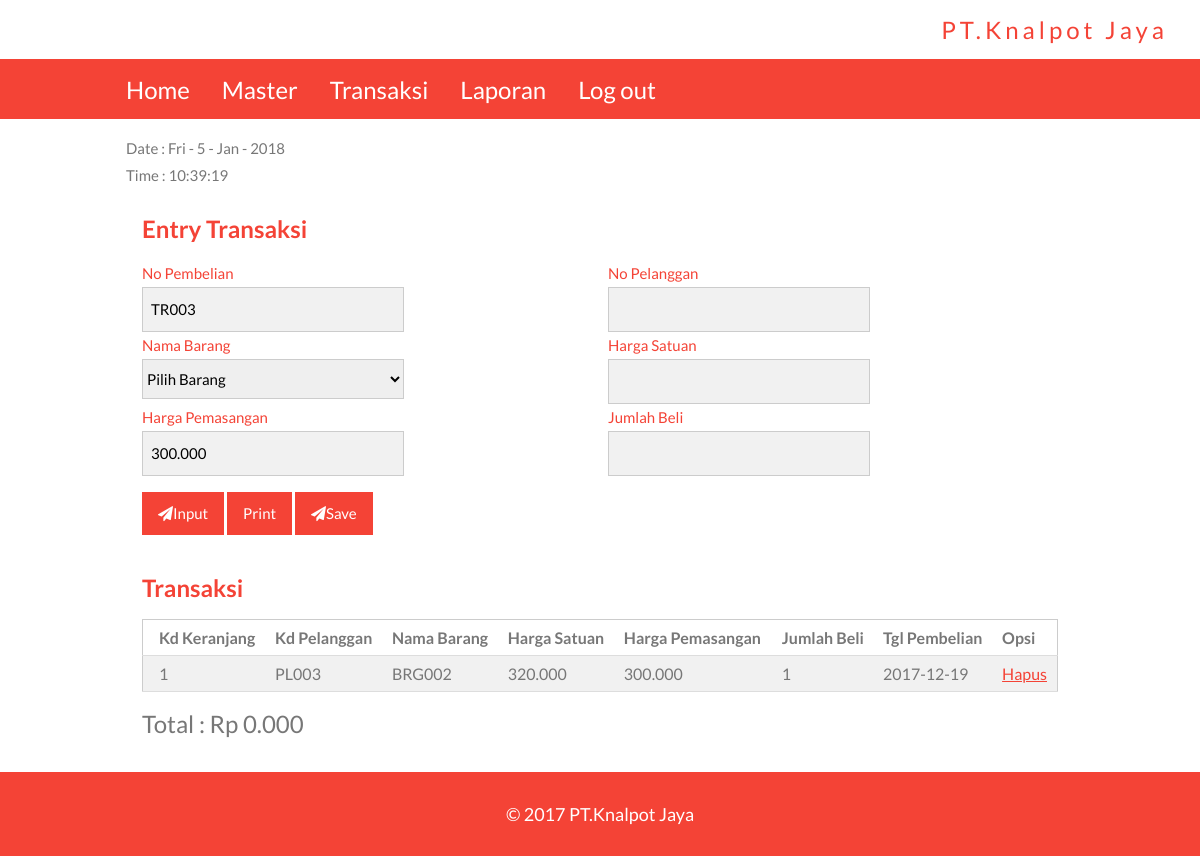
/transaksi2.php, run on the app's committed database.
### tables this page shows
CREATE TABLE `keranjang` (
  `kd_keranjang` int(11) NOT NULL,
  `kd_pelanggan` varchar(20) NOT NULL,
  `nama_barang` varchar(30) NOT NULL,
  `harga_satuan` varchar(20) NOT NULL,
  `harga_pemasangan` varchar(20) NOT NULL,
  `tgl_pembelian` date NOT NULL,
  `jml_beli` varchar(30) NOT NULL
);

### transaksi2.php (the view, shortened to what this page needs)
<?php
$conn=mysqli_connect("localhost","root","","knalpotjaya");
		$query="SELECT max(kd_pembelian) as maxkode FROM pembelian";
		$hasil=mysqli_query($conn,$query);
		$data=mysqli_fetch_array($hasil);
		$kode=$data['maxkode'];
		$nourut=substr($kode,3,3);
		$nourut++;
		$char="TR";
		$newid=$char.sprintf("%03s",$nourut);
?>
<html>
<head><title>PT.Knalpot Jaya - Penjualan</title>
<link rel="stylesheet" href="w3.css">
<link rel="stylesheet" href="https://cdnjs.cloudflare.com/ajax/libs/font-awesome/4.7.0/css/font-awesome.min.css">
</head>
<body>
<div class="w3-main" id="main">
	<?php include"navbar.php"; ?>
	<div class="w3-content w3-container w3-padding-16 ">
	<?php
		$tgl=date('D - j - M - Y');
		$jam=date('H:i:s');
		echo "Date : ".$tgl."<br>";
		echo "Time : ".$jam."<br>";
	?>
<div class="w3-content w3-padding">
	<h3 class="w3-text-red"><b>Entry Transaksi</b></h3>
	<form method="post" enctype="multipart/form-data" action="<?php echo $_SERVER['PHP_SELF']; ?>">
	<div class="w3-row-padding" style="margin:0 -16px 8px -16px">
	<div class="w3-half">
	<div class="w3-col s12 m7">
		<label class="w3-text-red">No Pembelian</label>
			<input class="w3-input w3-border w3-light-grey" name="nopembelian" value="<?php echo $newid; ?>"
			type="text" readonly>
	</div>
	</div>
  <div class="w3-half">
  <div class="w3-col s12 m7">
	<label class="w3-text-red">No Pelanggan</label>
		<input class="w3-input w3-border w3-light-grey" name="" value="<?php echo $_SESSION['nopelanggan']; ?>"
		type="text" readonly>
  </div>
  </div>
  <div class="w3-half">
	<div class="w3-col s12 m7">
	<label class="w3-text-red">Nama Barang</label>
		<?php
		echo"<select class='w3-select w3-border' name='nama_barang' onchange='ChangeValue(this.value)'>
		<option value='pilih barang'>Pilih Barang</option>";
		echo"</select>";
	?>
  </div>
  </div>
  <div class="w3-half">
  <div class="w3-col s12 m7">
	<label class="w3-text-red">Harga Satuan</label>
		<input class="w3-input w3-border w3-light-grey" name="harga_barang" id="harga_barang" type="text">
  </div>
  </div>
  <div class="w3-half">
  <div class="w3-col s12 m7">
	<label class="w3-text-red">Harga Pemasangan</label>
		<input class="w3-input w3-border w3-light-grey" name="hargapasang" type="text"
		value="<?php echo $hargapasang='300.000'; ?>" readonly>
  </div>
  </div>
  <div class="w3-half">
  <div class="w3-col s12 m7">
	<label class="w3-text-red">Jumlah Beli</label>
		<input class="w3-input w3-border w3-light-grey" name="jumlahbeli" type="text">
  </div>
  </div>
  <div class="w3-half">
	<button type="submit" name="submit" value="input"
	class="w3-btn w3-red w3-center w3-section"><i class="fa fa-paper-plane"></i>Input</button>
	<a onclick="printContent('div1')" class="w3-btn w3-red w3-center w3-section">Print</a>
	<button type="submit" name="submit" value="save"
	class="w3-btn w3-red w3-center w3-section"><i class="fa fa-paper-plane"></i>Save</button>
	<br>
  </div>
  </form>
  </div>
  <div id="div1">
  <h3 class="w3-text-red"><b>Transaksi</b></h3>
	<div class="w3-responsive">
	<table class="w3-table-all">
	<tr>
		<th>Kd Keranjang</th>
		<th>Kd Pelanggan</th>
		<th>Nama Barang</th>
		<th>Harga Satuan</th>
		<th>Harga Pemasangan</th>
		<th>Jumlah Beli</th>
		<th>Tgl Pembelian</th>
		<th>Opsi</th>
	</tr>
		<?php
			$conn=mysqli_connect("localhost","root","","knalpotjaya");
			$query=mysqli_query($conn,"SELECT*FROM keranjang");
			if(mysqli_num_rows($query)==0){
				echo '<tr><td colspan="6">tidak ada data </td></tr>' ;
			}else{
			while($data=mysqli_fetch_array($query)){
			echo "
				<tr>
				<td>$data[kd_keranjang]</td>
				<td>$data[kd_pelanggan]</td>
				<td>$data[nama_barang]</td>
				<td>$data[harga_satuan]</td>
				<td>$data[harga_pemasangan]</td>
				<td>$data[jml_beli]</td>
				<td>$data[tgl_pembelian]</td>
				<td><a class='w3-text-red' href='deletetransaksi.php?id=".$data['kd_keranjang']."'
				onclick='return confirm(\"yakin ingin hapus ?\")'>Hapus</a></td>
				</tr>";
			}
			}
		?>
	</table>
	</div>
	<div class="w3-half">
	<div class="w3-col s12 m7">
	<h3>Total : Rp <?php echo number_format($_SESSION['jumlah'],3) ?></h3>
	</div>
	</div>
	</div>
	</div>
</div>

### w3.css (style rules this page uses)
html { box-sizing:border-box }
*,*:before,*:after { box-sizing:inherit }
html { -ms-text-size-adjust:100%;-webkit-text-size-adjust:100% }
body { margin:0 }
article,aside,details,figcaption,figure,footer,header,main,menu,nav,section,summary { display:block }
a { background-color:transparent;-webkit-text-decoration-skip:objects }
button,input,select,textarea { font:inherit;margin:0 }
button,input { overflow:visible }
button,select { text-transform:none }
button,html [type=button],[type=reset],[type=submit] { -webkit-appearance:button }
html,body { font-family:Verdana,sans-serif;font-size:15px;line-height:1.5 }
html { overflow-x:hidden }
h3 { font-size:24px }
h5 { font-size:18px }
h1,h2,h3,h4,h5,h6 { font-family:"Segoe UI",Arial,sans-serif;font-weight:400;margin:10px 0 }
a { color:inherit }
.w3-table,.w3-table-all { border-collapse:collapse;border-spacing:0;width:100%;display:table }
.w3-table-all { border:1px solid #ccc }
.w3-bordered tr,.w3-table-all tr { border-bottom:1px solid #ddd }
.w3-table-all tr:nth-child(odd) { background-color:#fff }
.w3-table-all tr:nth-child(even) { background-color:#f1f1f1 }
.w3-table td,.w3-table th,.w3-table-all td,.w3-table-all th { padding:8px 8px;display:table-cell;text-align:left;vertical-align:top }
.w3-table th:first-child,.w3-table td:first-child,.w3-table-all th:first-child,.w3-table-all td:first-child { padding-left:16px }
.w3-btn,.w3-button { border:none;display:inline-block;outline:0;padding:8px 16px;vertical-align:middle;overflow:hidden;text-decoration:none;color:inherit;background-color:inherit;text-align:center;cursor:pointer;white-space:nowrap }
.w3-btn,.w3-button { -webkit-touch-callout:none;-webkit-user-select:none;-khtml-user-select:none;-moz-user-select:none;-ms-user-select:none;user-select:none }
.w3-input { padding:8px;display:block;border:none;border-bottom:1px solid #ccc;width:100% }
.w3-select { padding:9px 0;width:100%;border:none;border-bottom:1px solid #ccc }
.w3-main,#main { transition:margin-left .4s }
.w3-responsive { overflow-x:auto }
.w3-container:after,.w3-container:before,.w3-panel:after,.w3-panel:before,.w3-row:after,.w3-row:before,.w3-row-padding:after,.w3-row-padding:before, .w3-cell-row:before,.w3-cell-row:after,.w3-clear:after,.w3-clear:before,.w3-bar:before,.w3-bar:after { content:"";display:table;clear:both }
.w3-col,.w3-half,.w3-third,.w3-twothird,.w3-threequarter,.w3-quarter { float:left;width:100% }
.w3-col.s12 { width:99.99999% }
@media (min-width:601px) { .w3-col.m6,.w3-half { width:49.99999% } }
@media (min-width:601px) { .w3-col.m7 { width:58.33333% } }
.w3-content { max-width:980px;margin:auto }
.w3-row-padding,.w3-row-padding>.w3-half,.w3-row-padding>.w3-third,.w3-row-padding>.w3-twothird,.w3-row-padding>.w3-threequarter,.w3-row-padding>.w3-quarter,.w3-row-padding>.w3-col { padding:0 8px }
.w3-container,.w3-panel { padding:0.01em 16px }
.w3-center { text-align:center!important }
.w3-border { border:1px solid #ccc!important }
.w3-section,.w3-code { margin-top:16px!important;margin-bottom:16px!important }
.w3-padding { padding:8px 16px!important }
.w3-padding-16 { padding-top:16px!important;padding-bottom:16px!important }
.w3-red,.w3-hover-red:hover { color:#fff!important;background-color:#f44336!important }
.w3-light-grey,.w3-hover-light-grey:hover,.w3-light-gray,.w3-hover-light-gray:hover { color:#000!important;background-color:#f1f1f1!important }
.w3-text-red,.w3-hover-text-red:hover { color:#f44336!important }
.w3-text-white,.w3-hover-text-white:hover { color:#fff!important }

### transaksi2.php (style rules this page uses)
body,h1,h2,h3,h4,h5,h6 { font-family: "Lato", sans-serif; }
body, html { height: 100%; color: #777; line-height: 1.8; }

### data on the page
keranjang: kd_keranjang "1", kd_pelanggan "PL003", nama_barang "BRG002", harga_satuan "320.000", harga_pemasangan "300.000", jml_beli "1", tgl_pembelian "2017-12-19"

### other printed values
$_SESSION['jumlah'] "0.000"
